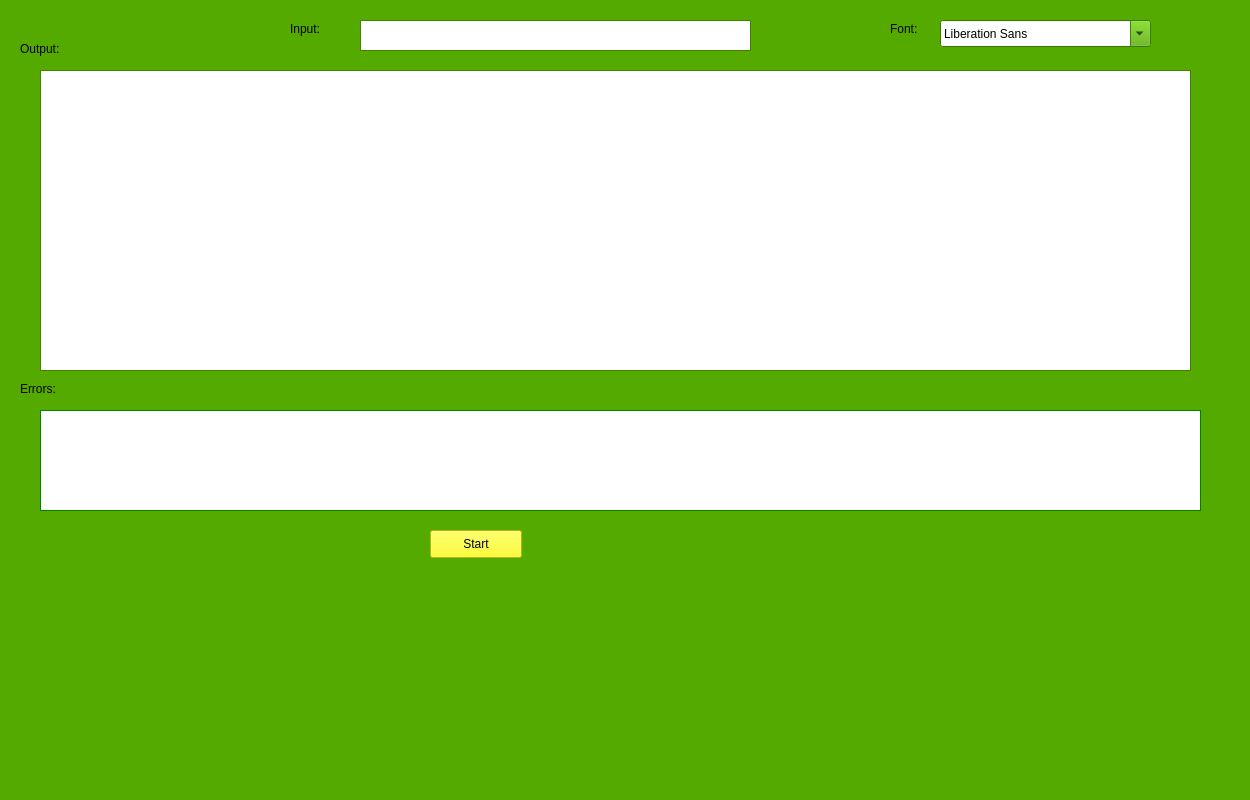
 <widget class="QMainWindow" name="MainWindow">
  <property name="geometry">
   <rect>
    <x>0</x>
    <y>0</y>
    <width>1250</width>
    <height>800</height>
   </rect>
  </property>
  <property name="palette">
   <palette>
    <active>
     <colorrole role="WindowText">
      <brush brushstyle="SolidPattern">
       <color alpha="255">
        <red>0</red>
        <green>0</green>
        <blue>0</blue>
       </color>
      </brush>
     </colorrole>
     <colorrole role="Button">
      <brush brushstyle="SolidPattern">
       <color alpha="255">
        <red>85</red>
        <green>170</green>
        <blue>0</blue>
       </color>
      </brush>
     </colorrole>
     <colorrole role="Light">
      <brush brushstyle="SolidPattern">
       <color alpha="255">
        <red>128</red>
        <green>255</green>
        <blue>0</blue>
       </color>
      </brush>
     </colorrole>
     <colorrole role="Midlight">
      <brush brushstyle="SolidPattern">
       <color alpha="255">
        <red>106</red>
        <green>212</green>
        <blue>0</blue>
       </color>
      </brush>
     </colorrole>
     <colorrole role="Dark">
      <brush brushstyle="SolidPattern">
       <color alpha="255">
        <red>42</red>
        <green>85</green>
        <blue>0</blue>
       </color>
      </brush>
     </colorrole>
     <colorrole role="Mid">
      <brush brushstyle="SolidPattern">
       <color alpha="255">
        <red>56</red>
        <green>113</green>
        <blue>0</blue>
       </color>
      </brush>
     </colorrole>
     <colorrole role="Text">
      <brush brushstyle="SolidPattern">
       <color alpha="255">
        <red>0</red>
        <green>0</green>
        <blue>0</blue>
       </color>
      </brush>
     </colorrole>
     <colorrole role="BrightText">
      <brush brushstyle="SolidPattern">
       <color alpha="255">
        <red>255</red>
        <green>255</green>
        <blue>255</blue>
       </color>
      </brush>
     </colorrole>
     <colorrole role="ButtonText">
      <brush brushstyle="SolidPattern">
       <color alpha="255">
        <red>0</red>
        <green>0</green>
        <blue>0</blue>
       </color>
      </brush>
     </colorrole>
     <colorrole role="Base">
      <brush brushstyle="SolidPattern">
       <color alpha="255">
        <red>255</red>
        <green>255</green>
        <blue>255</blue>
       </color>
      </brush>
     </colorrole>
     <colorrole role="Window">
      <brush brushstyle="SolidPattern">
       <color alpha="255">
        <red>85</red>
        <green>170</green>
        <blue>0</blue>
       </color>
      </brush>
     </colorrole>
     <colorrole role="Shadow">
      <brush brushstyle="SolidPattern">
       <color alpha="255">
        <red>0</red>
        <green>0</green>
        <blue>0</blue>
       </color>
      </brush>
     </colorrole>
     <colorrole role="AlternateBase">
      <brush brushstyle="SolidPattern">
       <color alpha="255">
        <red>170</red>
        <green>212</green>
        <blue>127</blue>
       </color>
      </brush>
     </colorrole>
     <colorrole role="ToolTipBase">
      <brush brushstyle="SolidPattern">
       <color alpha="255">
        <red>255</red>
        <green>255</green>
        <blue>220</blue>
       </color>
      </brush>
     </colorrole>
     <colorrole role="ToolTipText">
      <brush brushstyle="SolidPattern">
       <color alpha="255">
        <red>0</red>
        <green>0</green>
        <blue>0</blue>
       </color>
      </brush>
     </colorrole>
    </active>
    <inactive>
     <colorrole role="WindowText">
      <brush brushstyle="SolidPattern">
       <color alpha="255">
        <red>0</red>
        <green>0</green>
        <blue>0</blue>
       </color>
      </brush>
     </colorrole>
     <colorrole role="Button">
      <brush brushstyle="SolidPattern">
       <color alpha="255">
        <red>85</red>
        <green>170</green>
        <blue>0</blue>
       </color>
      </brush>
     </colorrole>
     <colorrole role="Light">
      <brush brushstyle="SolidPattern">
       <color alpha="255">
        <red>128</red>
        <green>255</green>
        <blue>0</blue>
       </color>
      </brush>
     </colorrole>
     <colorrole role="Midlight">
      <brush brushstyle="SolidPattern">
       <color alpha="255">
        <red>106</red>
        <green>212</green>
        <blue>0</blue>
       </color>
      </brush>
     </colorrole>
     <colorrole role="Dark">
      <brush brushstyle="SolidPattern">
       <color alpha="255">
        <red>42</red>
        <green>85</green>
        <blue>0</blue>
       </color>
      </brush>
     </colorrole>
     <colorrole role="Mid">
      <brush brushstyle="SolidPattern">
       <color alpha="255">
        <red>56</red>
        <green>113</green>
        <blue>0</blue>
       </color>
      </brush>
     </colorrole>
     <colorrole role="Text">
      <brush brushstyle="SolidPattern">
       <color alpha="255">
        <red>0</red>
        <green>0</green>
        <blue>0</blue>
       </color>
      </brush>
     </colorrole>
     <colorrole role="BrightText">
      <brush brushstyle="SolidPattern">
       <color alpha="255">
        <red>255</red>
        <green>255</green>
        <blue>255</blue>
       </color>
      </brush>
     </colorrole>
     <colorrole role="ButtonText">
      <brush brushstyle="SolidPattern">
       <color alpha="255">
        <red>0</red>
        <green>0</green>
        <blue>0</blue>
       </color>
      </brush>
     </colorrole>
     <colorrole role="Base">
      <brush brushstyle="SolidPattern">
       <color alpha="255">
        <red>255</red>
        <green>255</green>
        <blue>255</blue>
       </color>
      </brush>
     </colorrole>
     <colorrole role="Window">
      <brush brushstyle="SolidPattern">
       <color alpha="255">
        <red>85</red>
        <green>170</green>
        <blue>0</blue>
       </color>
      </brush>
     </colorrole>
     <colorrole role="Shadow">
      <brush brushstyle="SolidPattern">
       <color alpha="255">
        <red>0</red>
        <green>0</green>
        <blue>0</blue>
       </color>
      </brush>
     </colorrole>
     <colorrole role="AlternateBase">
      <brush brushstyle="SolidPattern">
       <color alpha="255">
        <red>170</red>
        <green>212</green>
        <blue>127</blue>
       </color>
      </brush>
     </colorrole>
     <colorrole role="ToolTipBase">
      <brush brushstyle="SolidPattern">
       <color alpha="255">
        <red>255</red>
        <green>255</green>
        <blue>220</blue>
       </color>
      </brush>
     </colorrole>
     <colorrole role="ToolTipText">
      <brush brushstyle="SolidPattern">
       <color alpha="255">
        <red>0</red>
        <green>0</green>
        <blue>0</blue>
       </color>
      </brush>
     </colorrole>
    </inactive>
    <disabled>
     <colorrole role="WindowText">
      <brush brushstyle="SolidPattern">
       <color alpha="255">
        <red>42</red>
        <green>85</green>
        <blue>0</blue>
       </color>
      </brush>
     </colorrole>
     <colorrole role="Button">
      <brush brushstyle="SolidPattern">
       <color alpha="255">
        <red>85</red>
        <green>170</green>
        <blue>0</blue>
       </color>
      </brush>
     </colorrole>
     <colorrole role="Light">
      <brush brushstyle="SolidPattern">
       <color alpha="255">
        <red>128</red>
        <green>255</green>
        <blue>0</blue>
       </color>
      </brush>
     </colorrole>
     <colorrole role="Midlight">
      <brush brushstyle="SolidPattern">
       <color alpha="255">
        <red>106</red>
        <green>212</green>
        <blue>0</blue>
       </color>
      </brush>
     </colorrole>
     <colorrole role="Dark">
      <brush brushstyle="SolidPattern">
       <color alpha="255">
        <red>42</red>
        <green>85</green>
        <blue>0</blue>
       </color>
      </brush>
     </colorrole>
     <colorrole role="Mid">
      <brush brushstyle="SolidPattern">
       <color alpha="255">
        <red>56</red>
        <green>113</green>
        <blue>0</blue>
       </color>
      </brush>
     </colorrole>
     <colorrole role="Text">
      <brush brushstyle="SolidPattern">
       <color alpha="255">
        <red>42</red>
        <green>85</green>
        <blue>0</blue>
       </color>
      </brush>
     </colorrole>
     <colorrole role="BrightText">
      <brush brushstyle="SolidPattern">
       <color alpha="255">
        <red>255</red>
        <green>255</green>
        <blue>255</blue>
       </color>
      </brush>
     </colorrole>
     <colorrole role="ButtonText">
      <brush brushstyle="SolidPattern">
       <color alpha="255">
        <red>42</red>
        <green>85</green>
        <blue>0</blue>
       </color>
      </brush>
     </colorrole>
     <colorrole role="Base">
      <brush brushstyle="SolidPattern">
       <color alpha="255">
        <red>85</red>
        <green>170</green>
        <blue>0</blue>
       </color>
      </brush>
     </colorrole>
     <colorrole role="Window">
      <brush brushstyle="SolidPattern">
       <color alpha="255">
        <red>85</red>
        <green>170</green>
        <blue>0</blue>
       </color>
      </brush>
     </colorrole>
     <colorrole role="Shadow">
      <brush brushstyle="SolidPattern">
       <color alpha="255">
        <red>0</red>
        <green>0</green>
        <blue>0</blue>
       </color>
      </brush>
     </colorrole>
     <colorrole role="AlternateBase">
      <brush brushstyle="SolidPattern">
       <color alpha="255">
        <red>85</red>
        <green>170</green>
        <blue>0</blue>
       </color>
      </brush>
     </colorrole>
     <colorrole role="ToolTipBase">
      <brush brushstyle="SolidPattern">
       <color alpha="255">
        <red>255</red>
        <green>255</green>
        <blue>220</blue>
       </color>
      </brush>
     </colorrole>
     <colorrole role="ToolTipText">
      <brush brushstyle="SolidPattern">
       <color alpha="255">
        <red>0</red>
        <green>0</green>
        <blue>0</blue>
       </color>
      </brush>
     </colorrole>
    </disabled>
   </palette>
  </property>
  <property name="windowTitle">
   <string>MainWindow</string>
  </property>
  <widget class="QWidget" name="centralwidget">
   <widget class="QTextEdit" name="input">
    <property name="geometry">
     <rect>
      <x>360</x>
      <y>20</y>
      <width>391</width>
      <height>31</height>
     </rect>
    </property>
    <property name="layoutDirection">
     <enum>Qt::LeftToRight</enum>
    </property>
    <property name="locale">
     <locale language="Arabic" country="Lebanon"/>
    </property>
   </widget>
   <widget class="QTextBrowser" name="output">
    <property name="geometry">
     <rect>
      <x>40</x>
      <y>70</y>
      <width>1151</width>
      <height>301</height>
     </rect>
    </property>
    <property name="font">
     <font>
      <family>AlArabiya</family>
     </font>
    </property>
    <property name="layoutDirection">
     <enum>Qt::LeftToRight</enum>
    </property>
    <property name="locale">
     <locale language="Arabic" country="Lebanon"/>
    </property>
   </widget>
   <widget class="QTextBrowser" name="errors">
    <property name="geometry">
     <rect>
      <x>40</x>
      <y>410</y>
      <width>1161</width>
      <height>101</height>
     </rect>
    </property>
    <property name="palette">
     <palette>
      <active>
       <colorrole role="WindowText">
        <brush brushstyle="SolidPattern">
         <color alpha="255">
          <red>0</red>
          <green>0</green>
          <blue>0</blue>
         </color>
        </brush>
       </colorrole>
       <colorrole role="Button">
        <brush brushstyle="SolidPattern">
         <color alpha="255">
          <red>0</red>
          <green>170</green>
          <blue>0</blue>
         </color>
        </brush>
       </colorrole>
       <colorrole role="Light">
        <brush brushstyle="SolidPattern">
         <color alpha="255">
          <red>0</red>
          <green>255</green>
          <blue>0</blue>
         </color>
        </brush>
       </colorrole>
       <colorrole role="Midlight">
        <brush brushstyle="SolidPattern">
         <color alpha="255">
          <red>0</red>
          <green>212</green>
          <blue>0</blue>
         </color>
        </brush>
       </colorrole>
       <colorrole role="Dark">
        <brush brushstyle="SolidPattern">
         <color alpha="255">
          <red>0</red>
          <green>85</green>
          <blue>0</blue>
         </color>
        </brush>
       </colorrole>
       <colorrole role="Mid">
        <brush brushstyle="SolidPattern">
         <color alpha="255">
          <red>0</red>
          <green>113</green>
          <blue>0</blue>
         </color>
        </brush>
       </colorrole>
       <colorrole role="Text">
        <brush brushstyle="SolidPattern">
         <color alpha="255">
          <red>0</red>
          <green>0</green>
          <blue>0</blue>
         </color>
        </brush>
       </colorrole>
       <colorrole role="BrightText">
        <brush brushstyle="SolidPattern">
         <color alpha="255">
          <red>255</red>
          <green>255</green>
          <blue>255</blue>
         </color>
        </brush>
       </colorrole>
       <colorrole role="ButtonText">
        <brush brushstyle="SolidPattern">
         <color alpha="255">
          <red>0</red>
          <green>0</green>
          <blue>0</blue>
         </color>
        </brush>
       </colorrole>
       <colorrole role="Base">
        <brush brushstyle="SolidPattern">
         <color alpha="255">
          <red>255</red>
          <green>255</green>
          <blue>255</blue>
         </color>
        </brush>
       </colorrole>
       <colorrole role="Window">
        <brush brushstyle="SolidPattern">
         <color alpha="255">
          <red>0</red>
          <green>170</green>
          <blue>0</blue>
         </color>
        </brush>
       </colorrole>
       <colorrole role="Shadow">
        <brush brushstyle="SolidPattern">
         <color alpha="255">
          <red>0</red>
          <green>0</green>
          <blue>0</blue>
         </color>
        </brush>
       </colorrole>
       <colorrole role="AlternateBase">
        <brush brushstyle="SolidPattern">
         <color alpha="255">
          <red>127</red>
          <green>212</green>
          <blue>127</blue>
         </color>
        </brush>
       </colorrole>
       <colorrole role="ToolTipBase">
        <brush brushstyle="SolidPattern">
         <color alpha="255">
          <red>255</red>
          <green>255</green>
          <blue>220</blue>
         </color>
        </brush>
       </colorrole>
       <colorrole role="ToolTipText">
        <brush brushstyle="SolidPattern">
         <color alpha="255">
          <red>0</red>
          <green>0</green>
          <blue>0</blue>
         </color>
        </brush>
       </colorrole>
      </active>
      <inactive>
       <colorrole role="WindowText">
        <brush brushstyle="SolidPattern">
         <color alpha="255">
          <red>0</red>
          <green>0</green>
          <blue>0</blue>
         </color>
        </brush>
       </colorrole>
       <colorrole role="Button">
        <brush brushstyle="SolidPattern">
         <color alpha="255">
          <red>0</red>
          <green>170</green>
          <blue>0</blue>
         </color>
        </brush>
       </colorrole>
       <colorrole role="Light">
        <brush brushstyle="SolidPattern">
         <color alpha="255">
          <red>0</red>
          <green>255</green>
          <blue>0</blue>
         </color>
        </brush>
       </colorrole>
       <colorrole role="Midlight">
        <brush brushstyle="SolidPattern">
         <color alpha="255">
          <red>0</red>
          <green>212</green>
          <blue>0</blue>
         </color>
        </brush>
       </colorrole>
       <colorrole role="Dark">
        <brush brushstyle="SolidPattern">
         <color alpha="255">
          <red>0</red>
          <green>85</green>
          <blue>0</blue>
         </color>
        </brush>
       </colorrole>
       <colorrole role="Mid">
        <brush brushstyle="SolidPattern">
         <color alpha="255">
          <red>0</red>
          <green>113</green>
          <blue>0</blue>
         </color>
        </brush>
       </colorrole>
       <colorrole role="Text">
        <brush brushstyle="SolidPattern">
         <color alpha="255">
          <red>0</red>
          <green>0</green>
          <blue>0</blue>
         </color>
        </brush>
       </colorrole>
       <colorrole role="BrightText">
        <brush brushstyle="SolidPattern">
         <color alpha="255">
          <red>255</red>
          <green>255</green>
          <blue>255</blue>
         </color>
        </brush>
       </colorrole>
       <colorrole role="ButtonText">
        <brush brushstyle="SolidPattern">
         <color alpha="255">
          <red>0</red>
          <green>0</green>
          <blue>0</blue>
         </color>
        </brush>
       </colorrole>
       <colorrole role="Base">
        <brush brushstyle="SolidPattern">
         <color alpha="255">
          <red>255</red>
          <green>255</green>
          <blue>255</blue>
         </color>
        </brush>
       </colorrole>
       <colorrole role="Window">
        <brush brushstyle="SolidPattern">
         <color alpha="255">
          <red>0</red>
          <green>170</green>
          <blue>0</blue>
         </color>
        </brush>
       </colorrole>
       <colorrole role="Shadow">
        <brush brushstyle="SolidPattern">
         <color alpha="255">
          <red>0</red>
          <green>0</green>
          <blue>0</blue>
         </color>
        </brush>
       </colorrole>
       <colorrole role="AlternateBase">
        <brush brushstyle="SolidPattern">
         <color alpha="255">
          <red>127</red>
          <green>212</green>
          <blue>127</blue>
         </color>
        </brush>
       </colorrole>
       <colorrole role="ToolTipBase">
        <brush brushstyle="SolidPattern">
         <color alpha="255">
          <red>255</red>
          <green>255</green>
          <blue>220</blue>
         </color>
        </brush>
       </colorrole>
       <colorrole role="ToolTipText">
        <brush brushstyle="SolidPattern">
         <color alpha="255">
          <red>0</red>
          <green>0</green>
          <blue>0</blue>
         </color>
        </brush>
       </colorrole>
      </inactive>
      <disabled>
       <colorrole role="WindowText">
        <brush brushstyle="SolidPattern">
         <color alpha="255">
          <red>0</red>
          <green>85</green>
          <blue>0</blue>
         </color>
        </brush>
       </colorrole>
       <colorrole role="Button">
        <brush brushstyle="SolidPattern">
         <color alpha="255">
          <red>0</red>
          <green>170</green>
          <blue>0</blue>
         </color>
        </brush>
       </colorrole>
       <colorrole role="Light">
        <brush brushstyle="SolidPattern">
         <color alpha="255">
          <red>0</red>
          <green>255</green>
          <blue>0</blue>
         </color>
        </brush>
       </colorrole>
       <colorrole role="Midlight">
        <brush brushstyle="SolidPattern">
         <color alpha="255">
          <red>0</red>
          <green>212</green>
          <blue>0</blue>
         </color>
        </brush>
       </colorrole>
       <colorrole role="Dark">
        <brush brushstyle="SolidPattern">
         <color alpha="255">
          <red>0</red>
          <green>85</green>
          <blue>0</blue>
         </color>
        </brush>
       </colorrole>
       <colorrole role="Mid">
        <brush brushstyle="SolidPattern">
         <color alpha="255">
          <red>0</red>
          <green>113</green>
          <blue>0</blue>
         </color>
        </brush>
       </colorrole>
       <colorrole role="Text">
        <brush brushstyle="SolidPattern">
         <color alpha="255">
          <red>0</red>
          <green>85</green>
          <blue>0</blue>
         </color>
        </brush>
       </colorrole>
       <colorrole role="BrightText">
        <brush brushstyle="SolidPattern">
         <color alpha="255">
          <red>255</red>
          <green>255</green>
          <blue>255</blue>
         </color>
        </brush>
       </colorrole>
       <colorrole role="ButtonText">
        <brush brushstyle="SolidPattern">
         <color alpha="255">
          <red>0</red>
          <green>85</green>
          <blue>0</blue>
         </color>
        </brush>
       </colorrole>
       <colorrole role="Base">
        <brush brushstyle="SolidPattern">
         <color alpha="255">
          <red>0</red>
          <green>170</green>
          <blue>0</blue>
         </color>
        </brush>
       </colorrole>
       <colorrole role="Window">
        <brush brushstyle="SolidPattern">
         <color alpha="255">
          <red>0</red>
          <green>170</green>
          <blue>0</blue>
         </color>
        </brush>
       </colorrole>
       <colorrole role="Shadow">
        <brush brushstyle="SolidPattern">
         <color alpha="255">
          <red>0</red>
          <green>0</green>
          <blue>0</blue>
         </color>
        </brush>
       </colorrole>
       <colorrole role="AlternateBase">
        <brush brushstyle="SolidPattern">
         <color alpha="255">
          <red>0</red>
          <green>170</green>
          <blue>0</blue>
         </color>
        </brush>
       </colorrole>
       <colorrole role="ToolTipBase">
        <brush brushstyle="SolidPattern">
         <color alpha="255">
          <red>255</red>
          <green>255</green>
          <blue>220</blue>
         </color>
        </brush>
       </colorrole>
       <colorrole role="ToolTipText">
        <brush brushstyle="SolidPattern">
         <color alpha="255">
          <red>0</red>
          <green>0</green>
          <blue>0</blue>
         </color>
        </brush>
       </colorrole>
      </disabled>
     </palette>
    </property>
    <property name="layoutDirection">
     <enum>Qt::LeftToRight</enum>
    </property>
    <property name="locale">
     <locale language="Arabic" country="Lebanon"/>
    </property>
   </widget>
   <widget class="QLabel" name="label">
    <property name="geometry">
     <rect>
      <x>290</x>
      <y>20</y>
      <width>41</width>
      <height>18</height>
     </rect>
    </property>
    <property name="text">
     <string>Input:</string>
    </property>
   </widget>
   <widget class="QLabel" name="label_3">
    <property name="geometry">
     <rect>
      <x>20</x>
      <y>380</y>
      <width>59</width>
      <height>18</height>
     </rect>
    </property>
    <property name="text">
     <string>Errors:</string>
    </property>
   </widget>
   <widget class="QLabel" name="label_2">
    <property name="geometry">
     <rect>
      <x>20</x>
      <y>40</y>
      <width>59</width>
      <height>18</height>
     </rect>
    </property>
    <property name="text">
     <string>Output:</string>
    </property>
   </widget>
   <widget class="QPushButton" name="pushButton">
    <property name="geometry">
     <rect>
      <x>430</x>
      <y>530</y>
      <width>92</width>
      <height>28</height>
     </rect>
    </property>
    <property name="palette">
     <palette>
      <active>
       <colorrole role="WindowText">
        <brush brushstyle="SolidPattern">
         <color alpha="255">
          <red>0</red>
          <green>0</green>
          <blue>0</blue>
         </color>
        </brush>
       </colorrole>
       <colorrole role="Button">
        <brush brushstyle="SolidPattern">
         <color alpha="255">
          <red>255</red>
          <green>255</green>
          <blue>0</blue>
         </color>
        </brush>
       </colorrole>
       <colorrole role="Light">
        <brush brushstyle="SolidPattern">
         <color alpha="255">
          <red>255</red>
          <green>255</green>
          <blue>127</blue>
         </color>
        </brush>
       </colorrole>
       <colorrole role="Midlight">
        <brush brushstyle="SolidPattern">
         <color alpha="255">
          <red>255</red>
          <green>255</green>
          <blue>63</blue>
         </color>
        </brush>
       </colorrole>
       <colorrole role="Dark">
        <brush brushstyle="SolidPattern">
         <color alpha="255">
          <red>127</red>
          <green>127</green>
          <blue>0</blue>
         </color>
        </brush>
       </colorrole>
       <colorrole role="Mid">
        <brush brushstyle="SolidPattern">
         <color alpha="255">
          <red>170</red>
          <green>170</green>
          <blue>0</blue>
         </color>
        </brush>
       </colorrole>
       <colorrole role="Text">
        <brush brushstyle="SolidPattern">
         <color alpha="255">
          <red>0</red>
          <green>0</green>
          <blue>0</blue>
         </color>
        </brush>
       </colorrole>
       <colorrole role="BrightText">
        <brush brushstyle="SolidPattern">
         <color alpha="255">
          <red>255</red>
          <green>255</green>
          <blue>255</blue>
         </color>
        </brush>
       </colorrole>
       <colorrole role="ButtonText">
        <brush brushstyle="SolidPattern">
         <color alpha="255">
          <red>0</red>
          <green>0</green>
          <blue>0</blue>
         </color>
        </brush>
       </colorrole>
       <colorrole role="Base">
        <brush brushstyle="SolidPattern">
         <color alpha="255">
          <red>255</red>
          <green>255</green>
          <blue>255</blue>
         </color>
        </brush>
       </colorrole>
       <colorrole role="Window">
        <brush brushstyle="SolidPattern">
         <color alpha="255">
          <red>255</red>
          <green>255</green>
          <blue>0</blue>
         </color>
        </brush>
       </colorrole>
       <colorrole role="Shadow">
        <brush brushstyle="SolidPattern">
         <color alpha="255">
          <red>0</red>
          <green>0</green>
          <blue>0</blue>
         </color>
        </brush>
       </colorrole>
       <colorrole role="AlternateBase">
        <brush brushstyle="SolidPattern">
         <color alpha="255">
          <red>255</red>
          <green>255</green>
          <blue>127</blue>
         </color>
        </brush>
       </colorrole>
       <colorrole role="ToolTipBase">
        <brush brushstyle="SolidPattern">
         <color alpha="255">
          <red>255</red>
          <green>255</green>
          <blue>220</blue>
         </color>
        </brush>
       </colorrole>
       <colorrole role="ToolTipText">
        <brush brushstyle="SolidPattern">
         <color alpha="255">
          <red>0</red>
          <green>0</green>
          <blue>0</blue>
         </color>
        </brush>
       </colorrole>
      </active>
      <inactive>
       <colorrole role="WindowText">
        <brush brushstyle="SolidPattern">
         <color alpha="255">
          <red>0</red>
          <green>0</green>
          <blue>0</blue>
         </color>
        </brush>
       </colorrole>
       <colorrole role="Button">
        <brush brushstyle="SolidPattern">
         <color alpha="255">
          <red>255</red>
          <green>255</green>
          <blue>0</blue>
         </color>
        </brush>
       </colorrole>
       <colorrole role="Light">
        <brush brushstyle="SolidPattern">
         <color alpha="255">
          <red>255</red>
          <green>255</green>
          <blue>127</blue>
         </color>
        </brush>
       </colorrole>
       <colorrole role="Midlight">
        <brush brushstyle="SolidPattern">
         <color alpha="255">
          <red>255</red>
          <green>255</green>
          <blue>63</blue>
         </color>
        </brush>
       </colorrole>
       <colorrole role="Dark">
        <brush brushstyle="SolidPattern">
         <color alpha="255">
          <red>127</red>
          <green>127</green>
          <blue>0</blue>
         </color>
        </brush>
       </colorrole>
       <colorrole role="Mid">
        <brush brushstyle="SolidPattern">
         <color alpha="255">
          <red>170</red>
          <green>170</green>
          <blue>0</blue>
         </color>
        </brush>
       </colorrole>
       <colorrole role="Text">
        <brush brushstyle="SolidPattern">
         <color alpha="255">
          <red>0</red>
          <green>0</green>
          <blue>0</blue>
         </color>
        </brush>
       </colorrole>
       <colorrole role="BrightText">
        <brush brushstyle="SolidPattern">
         <color alpha="255">
          <red>255</red>
          <green>255</green>
          <blue>255</blue>
         </color>
        </brush>
       </colorrole>
       <colorrole role="ButtonText">
        <brush brushstyle="SolidPattern">
         <color alpha="255">
          <red>0</red>
          <green>0</green>
          <blue>0</blue>
         </color>
        </brush>
       </colorrole>
       <colorrole role="Base">
        <brush brushstyle="SolidPattern">
         <color alpha="255">
          <red>255</red>
          <green>255</green>
          <blue>255</blue>
         </color>
        </brush>
       </colorrole>
       <colorrole role="Window">
        <brush brushstyle="SolidPattern">
         <color alpha="255">
          <red>255</red>
          <green>255</green>
          <blue>0</blue>
         </color>
        </brush>
       </colorrole>
       <colorrole role="Shadow">
        <brush brushstyle="SolidPattern">
         <color alpha="255">
          <red>0</red>
          <green>0</green>
          <blue>0</blue>
         </color>
        </brush>
       </colorrole>
       <colorrole role="AlternateBase">
        <brush brushstyle="SolidPattern">
         <color alpha="255">
          <red>255</red>
          <green>255</green>
          <blue>127</blue>
         </color>
        </brush>
       </colorrole>
       <colorrole role="ToolTipBase">
        <brush brushstyle="SolidPattern">
         <color alpha="255">
          <red>255</red>
          <green>255</green>
          <blue>220</blue>
         </color>
        </brush>
       </colorrole>
       <colorrole role="ToolTipText">
        <brush brushstyle="SolidPattern">
         <color alpha="255">
          <red>0</red>
          <green>0</green>
          <blue>0</blue>
         </color>
        </brush>
       </colorrole>
      </inactive>
      <disabled>
       <colorrole role="WindowText">
        <brush brushstyle="SolidPattern">
         <color alpha="255">
          <red>127</red>
          <green>127</green>
          <blue>0</blue>
         </color>
        </brush>
       </colorrole>
       <colorrole role="Button">
        <brush brushstyle="SolidPattern">
         <color alpha="255">
          <red>255</red>
          <green>255</green>
          <blue>0</blue>
         </color>
        </brush>
       </colorrole>
       <colorrole role="Light">
        <brush brushstyle="SolidPattern">
         <color alpha="255">
          <red>255</red>
          <green>255</green>
          <blue>127</blue>
         </color>
        </brush>
       </colorrole>
       <colorrole role="Midlight">
        <brush brushstyle="SolidPattern">
         <color alpha="255">
          <red>255</red>
          <green>255</green>
          <blue>63</blue>
         </color>
        </brush>
       </colorrole>
       <colorrole role="Dark">
        <brush brushstyle="SolidPattern">
         <color alpha="255">
          <red>127</red>
          <green>127</green>
          <blue>0</blue>
         </color>
        </brush>
       </colorrole>
       <colorrole role="Mid">
        <brush brushstyle="SolidPattern">
         <color alpha="255">
          <red>170</red>
          <green>170</green>
          <blue>0</blue>
         </color>
        </brush>
       </colorrole>
       <colorrole role="Text">
        <brush brushstyle="SolidPattern">
         <color alpha="255">
          <red>127</red>
          <green>127</green>
          <blue>0</blue>
         </color>
        </brush>
       </colorrole>
       <colorrole role="BrightText">
        <brush brushstyle="SolidPattern">
         <color alpha="255">
          <red>255</red>
          <green>255</green>
          <blue>255</blue>
         </color>
        </brush>
       </colorrole>
       <colorrole role="ButtonText">
        <brush brushstyle="SolidPattern">
         <color alpha="255">
          <red>127</red>
          <green>127</green>
          <blue>0</blue>
         </color>
        </brush>
       </colorrole>
       <colorrole role="Base">
        <brush brushstyle="SolidPattern">
         <color alpha="255">
          <red>255</red>
          <green>255</green>
          <blue>0</blue>
         </color>
        </brush>
       </colorrole>
       <colorrole role="Window">
        <brush brushstyle="SolidPattern">
         <color alpha="255">
          <red>255</red>
          <green>255</green>
          <blue>0</blue>
         </color>
        </brush>
       </colorrole>
       <colorrole role="Shadow">
        <brush brushstyle="SolidPattern">
         <color alpha="255">
          <red>0</red>
          <green>0</green>
          <blue>0</blue>
         </color>
        </brush>
       </colorrole>
       <colorrole role="AlternateBase">
        <brush brushstyle="SolidPattern">
         <color alpha="255">
          <red>255</red>
          <green>255</green>
          <blue>0</blue>
         </color>
        </brush>
       </colorrole>
       <colorrole role="ToolTipBase">
        <brush brushstyle="SolidPattern">
         <color alpha="255">
          <red>255</red>
          <green>255</green>
          <blue>220</blue>
         </color>
        </brush>
       </colorrole>
       <colorrole role="ToolTipText">
        <brush brushstyle="SolidPattern">
         <color alpha="255">
          <red>0</red>
          <green>0</green>
          <blue>0</blue>
         </color>
        </brush>
       </colorrole>
      </disabled>
     </palette>
    </property>
    <property name="text">
     <string>Start</string>
    </property>
   </widget>
   <widget class="QFontComboBox" name="fontComboBox">
    <property name="geometry">
     <rect>
      <x>940</x>
      <y>20</y>
      <width>211</width>
      <height>27</height>
     </rect>
    </property>
   </widget>
   <widget class="QLabel" name="label_4">
    <property name="geometry">
     <rect>
      <x>890</x>
      <y>20</y>
      <width>41</width>
      <height>18</height>
     </rect>
    </property>
    <property name="text">
     <string>Font:</string>
    </property>
   </widget>
   <widget class="QLabel" name="label_5">
    <property name="geometry">
     <rect>
      <x>290</x>
      <y>580</y>
      <width>471</width>
      <height>201</height>
     </rect>
    </property>
    <property name="text">
     <string/>
    </property>
    <property name="pixmap">
     <pixmap>../../../../../../home/hamza/Desktop/sarf2.png</pixmap>
    </property>
   </widget>
  </widget>
 </widget>
